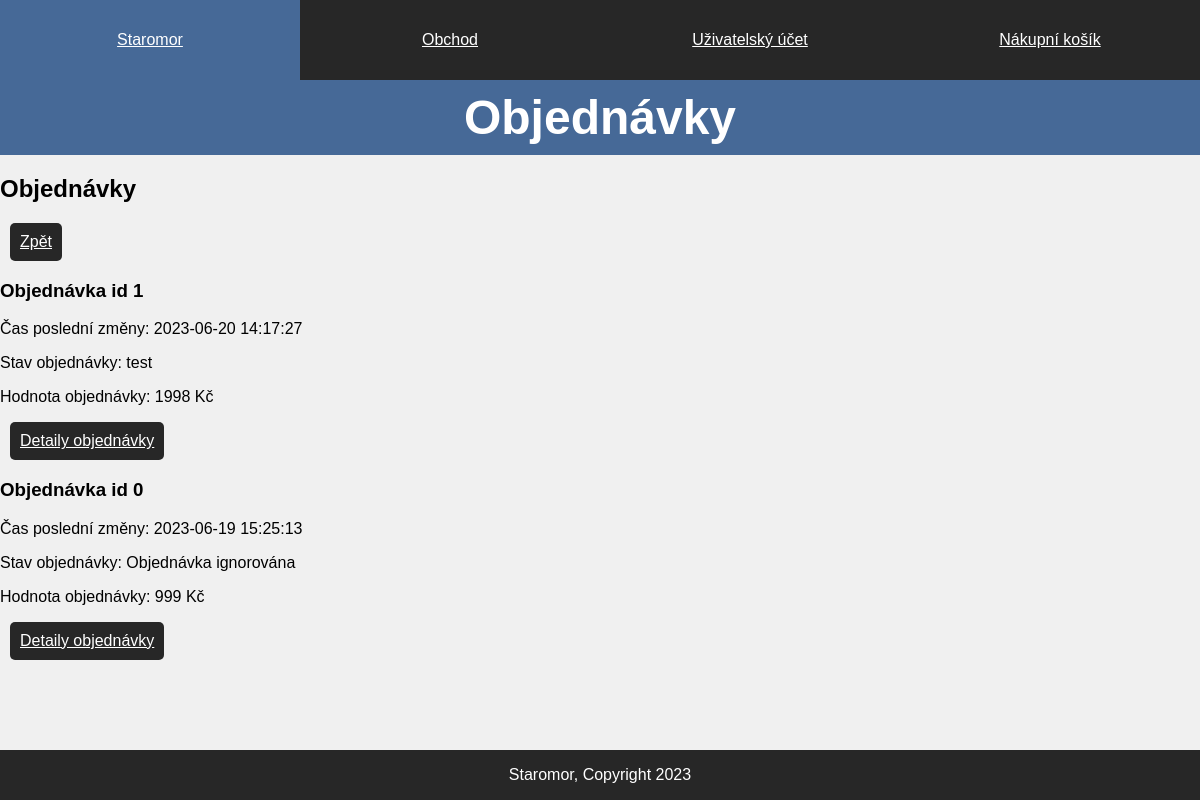
/eshop/account/userorders.php (signed in), run on the app's committed database.
### tables this page shows
CREATE TABLE `order_status` (
  `order_status_id` int(11) NOT NULL,
  `date` datetime NOT NULL,
  `status` text NOT NULL,
  `information` text DEFAULT NULL,
  `order_id` int(11) NOT NULL
);

CREATE TABLE `orders` (
  `order_id` int(11) NOT NULL,
  `user_id` int(11) DEFAULT NULL,
  `last_status` int(11) DEFAULT NULL,
  `address_shipping` int(11) NOT NULL,
  `address_billing` int(11) NOT NULL,
  `total_price` double DEFAULT NULL
);

### eshop/assets/php/database.php (called while the page is built, shortened)
<?php
class Database {
    protected $pdo;
    public function __construct() {
        $this->pdo = new PDO(
            'mysql:host=' . DB_HOST . ';dbname=' . DB_DATABASE . ';charset=utf8mb4',
            DB_USERNAME,
            DB_PASSWORD
        );
        $this->pdo->setAttribute(
            PDO::ATTR_ERRMODE, PDO::ERRMODE_EXCEPTION
        );
        $this->pdo->setAttribute(
            PDO::ATTR_DEFAULT_FETCH_MODE, PDO::FETCH_ASSOC
        );
    }
    public function queryGet($query,$params) {
        $statement = $this->pdo->prepare($query);
        $statement->execute($params);
        return $statement->fetchAll();
    }
}
?>

### eshop/assets/php/order.php (called while the page is built, shortened)
<?php
require_once "database.php";
class Order
{
    public function GetUserOrders($userId)
    {
        $database = new Database();
        $query = "SELECT `orders`.`order_id`,`date`,`status`,`total_price` FROM `orders`
        JOIN `order_status` ON `last_status`=`order_status_id`
        WHERE `user_id`=?
        ORDER BY `date` DESC;";
        $params = array($userId);
        return $database->queryGet($query, $params);
    }
}

### eshop/account/userorders.php (the view, shortened to what this page needs)
<?php
$orderView = new Order();
$orders = $orderView->GetUserOrders($_SESSION['user_id']);
?>
<!DOCTYPE html>
<html lang="cs">
<head>
    <link rel="stylesheet" type="text/css" media="screen" href="../assets/css/style.css">
    <link rel="stylesheet" media="print" href="../assets/css/print.css">
</head>
<body>
    <div class="wrapper">
        <header>
            <nav class="nav-list">
                <a class="nav-item" href="../">
                    <p>Staromor</p>
                </a>
                <a class="nav-item" href="../store">
                    <p>Obchod</p>
                </a>
                <a class="nav-item" href="../account">
                    <p>Uživatelský účet</p>
                </a>
                <a class="nav-item" href="../cart">
                    <p>Nákupní košík</p>
                </a>
            </nav>
        </header>
        <main>
            <h1>Objednávky</h1>
            <h2>Objednávky</h2>
            <a class="link-button" href="index.php">Zpět</a>
            ?><p>Zatím nemáte žádné objednávky.</p><?php
            foreach ($orders as $order):
            ?>
            <h3>Objednávka id <?php echo $order['order_id'];?></h3>
            <p>Čas poslední změny: <?php echo $order['date'];?></p>
            <p>Stav objednávky: <?php echo $order['status'];?></p>
            <p>Hodnota objednávky: <?php echo $order['total_price'];?> Kč</p>
            <a class="link-button" href="orderdetail.php?order_id=<?php echo $order['order_id'];?>">Detaily objednávky</a>
            <?php endforeach; ?>
        </main>
        <footer>
            <p>Staromor, Copyright 2023</p>
        </footer>
    </div>
</body>
</html>

### eshop/assets/css/style.css (style rules this page uses)
body { font-family: Arial, Helvetica, sans-serif; margin: 0; padding: 0; font-size: 100%; color: black; background-color: darkred; }
.wrapper { box-sizing: border-box; margin: auto; max-width: 1280px; min-height: 100vh; display: flex; flex-flow: column nowrap; justify-content: space-between; align-content: center; }
header { background-color: rgb(39, 39, 39); }
main { flex-grow: 1; background-color: rgb(240, 240, 240); }
footer { height: 50px; background-color: rgb(39, 39, 39); color: white; text-align: center; }
.nav-list { flex: 1; display: flex; flex-flow: row wrap; justify-content: space-around; }
.nav-item, .nav-item-current { flex:1; height: 50px; padding: 15px; background-color: rgb(39, 39, 39); color: white; border-width: 1px; border-color: white; text-align: center; transition: ease .5s; }
a.nav-item, a.link-button, button.link-button { color: white; background-color: rgb(39, 39, 39); transition: ease .5s; }
h1 { text-align: center; padding: 10px 10px; margin: 0; font-size: 300%; color: white; background-color: rgb(70, 105, 151); }
a.link-button { display: block; padding: 10px; margin: 10px; border-radius: 5px; width: fit-content; height: fit-content; }

### eshop/assets/css/print.css (style rules this page uses)
nav.nav-list > * { display: none; }
a { text-decoration: underline !important; }
footer { text-align: center; }

### data on the page
order_status: order.order_id "1", date "2023-06-20 14:17:27", status "test", order.total_price "1998"
order_status: order.order_id "0", date "2023-06-19 15:25:13", status "Objednávka ignorována", order.total_price "999"
